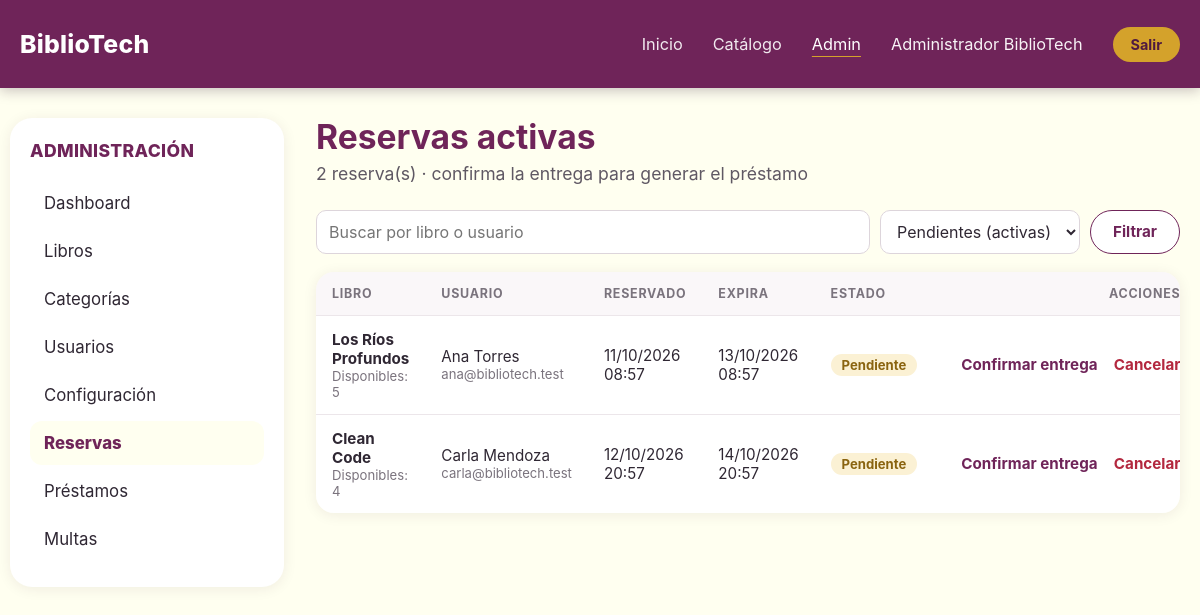
Page /admin/reservas (signed in) on the committed database.
### tables this page shows
CREATE TABLE IF NOT EXISTS reservas (
    id               BIGINT UNSIGNED NOT NULL AUTO_INCREMENT,
    id_usuario       BIGINT UNSIGNED NOT NULL,
    id_libro         BIGINT UNSIGNED NOT NULL,
    fecha_reserva    DATETIME NOT NULL,
    fecha_expiracion DATETIME NOT NULL,
    estado           ENUM('pendiente','confirmada','expirada','cancelada') NOT NULL DEFAULT 'pendiente',
    created_at       TIMESTAMP NOT NULL DEFAULT CURRENT_TIMESTAMP,
    updated_at       TIMESTAMP NOT NULL DEFAULT CURRENT_TIMESTAMP ON UPDATE CURRENT_TIMESTAMP,
    PRIMARY KEY (id),
    KEY idx_reservas_usuario (id_usuario),
    KEY idx_reservas_libro (id_libro),
    CONSTRAINT fk_reservas_usuario FOREIGN KEY (id_usuario) REFERENCES usuarios (id),
    CONSTRAINT fk_reservas_libro FOREIGN KEY (id_libro) REFERENCES libros (id)
);

CREATE TABLE IF NOT EXISTS libros (
    id               BIGINT UNSIGNED NOT NULL AUTO_INCREMENT,
    titulo           VARCHAR(255) NOT NULL,
    autor            VARCHAR(180) NOT NULL,
    isbn             VARCHAR(20) NOT NULL,
    id_categoria     BIGINT UNSIGNED NOT NULL,
    editorial        VARCHAR(150) NULL,
    anio             SMALLINT UNSIGNED NULL,
    portada_url      VARCHAR(500) NULL,
    sinopsis         TEXT NULL,
    stock_total      INT UNSIGNED NOT NULL DEFAULT 1,
    stock_disponible INT UNSIGNED NOT NULL DEFAULT 1,
    created_at       TIMESTAMP NOT NULL DEFAULT CURRENT_TIMESTAMP,
    updated_at       TIMESTAMP NOT NULL DEFAULT CURRENT_TIMESTAMP ON UPDATE CURRENT_TIMESTAMP,
    PRIMARY KEY (id),
    UNIQUE KEY uq_libros_isbn (isbn),
    KEY idx_libros_categoria (id_categoria),
    CONSTRAINT fk_libros_categoria FOREIGN KEY (id_categoria) REFERENCES categorias (id)
);

CREATE TABLE IF NOT EXISTS usuarios (
    id            BIGINT UNSIGNED NOT NULL AUTO_INCREMENT,
    nombre        VARCHAR(120) NOT NULL,
    email         VARCHAR(180) NOT NULL,
    password_hash VARCHAR(255) NOT NULL,
    rol           ENUM('estudiante','bibliotecario','administrador') NOT NULL DEFAULT 'estudiante',
    estado        ENUM('activo','bloqueado') NOT NULL DEFAULT 'activo',
    created_at    TIMESTAMP NOT NULL DEFAULT CURRENT_TIMESTAMP,
    updated_at    TIMESTAMP NOT NULL DEFAULT CURRENT_TIMESTAMP ON UPDATE CURRENT_TIMESTAMP,
    PRIMARY KEY (id),
    UNIQUE KEY uq_usuarios_email (email)
);

### app/Controllers/Admin/BaseController.php (called while the page is built, shortened)
<?php
abstract class BaseController
{
    protected array $usuario;
    public function __construct()
    {
        $this->usuario = Auth::requireRole(['administrador']);
    }
    protected function render(string $vista, string $seccion, string $titulo, array $data = []): void
    {
        View::render($vista, $data + [
            'seccion' => $seccion,
            'titulo' => $titulo,
            'usuario' => $this->usuario,
            'csrf' => Csrf::token(),
            'mensajes' => Flash::pull(),
        ]);
    }
    protected function idDe(array $origen, string $clave = 'id'): int
    {
        $valor = $origen[$clave] ?? 0;
        return is_scalar($valor) ? max(0, (int) $valor) : 0;
    }
    protected function texto(string $clave, ?array $origen = null): string
    {
        $origen ??= $_POST;
        $valor = $origen[$clave] ?? '';
        return is_string($valor) ? trim($valor) : '';
    }
    protected function busqueda(): string
    {
        return mb_substr($this->texto('q', $_GET), 0, 100);
    }
    protected function pagina(): int
    {
        return max(1, $this->idDe($_GET, 'page'));
    }
}

### app/Controllers/Admin/ReservaController.php (called while the page is built, shortened)
<?php
final class ReservaController extends BaseController
{
    public function index(): void
    {
        $reservas = new Reserva();
        $q = $this->busqueda();
        $estado = isset($_GET['estado']) ? $this->texto('estado', $_GET) : 'pendiente';
        $pag = new Paginator($reservas->contar($estado, $q), self::POR_PAGINA, $this->pagina());
        $this->render('admin/reservas/index', 'reservas', 'Reservas', [
            'filas' => $reservas->listar($estado, $q, $pag->perPage, $pag->offset),
            'pag' => $pag,
            'q' => $q,
            'estado' => $estado,
            'estados' => Reserva::ESTADOS,
        ]);
    }
}

### app/Routes/admin.php (called while the page is built, shortened)
<?php
$router->get('/admin', static fn () => (new DashboardController())->index());
$router->get('/admin/configuracion', static fn () => (new ConfiguracionController())->index());
$router->post('/admin/configuracion/guardar', static fn () => (new ConfiguracionController())->guardar());
$router->get('/admin/libros', static fn () => (new LibroController())->index());
$router->get('/admin/libros/crear', static fn () => (new LibroController())->crear());
$router->get('/admin/libros/editar', static fn () => (new LibroController())->editar());
$router->post('/admin/libros/guardar', static fn () => (new LibroController())->guardar());
$router->post('/admin/libros/eliminar', static fn () => (new LibroController())->eliminar());
$router->get('/admin/categorias', static fn () => (new CategoriaController())->index());
$router->get('/admin/categorias/crear', static fn () => (new CategoriaController())->crear());
$router->get('/admin/categorias/editar', static fn () => (new CategoriaController())->editar());
$router->post('/admin/categorias/guardar', static fn () => (new CategoriaController())->guardar());
$router->post('/admin/categorias/eliminar', static fn () => (new CategoriaController())->eliminar());
$router->get('/admin/usuarios', static fn () => (new UsuarioController())->index());
$router->get('/admin/usuarios/crear', static fn () => (new UsuarioController())->crear());
$router->get('/admin/usuarios/editar', static fn () => (new UsuarioController())->editar());
$router->post('/admin/usuarios/guardar', static fn () => (new UsuarioController())->guardar());
$router->post('/admin/usuarios/eliminar', static fn () => (new UsuarioController())->eliminar());
$router->get('/admin/prestamos', static fn () => (new PrestamoController())->index());
$router->get('/admin/prestamos/crear', static fn () => (new PrestamoController())->crear());
$router->post('/admin/prestamos/guardar', static fn () => (new PrestamoController())->guardar());
$router->post('/admin/prestamos/devolver', static fn () => (new PrestamoController())->devolver());
$router->get('/admin/reservas', static fn () => (new ReservaController())->index());

### app/Core/Router.php (called while the page is built, shortened)
<?php
final class Router
{
    private array $routes = [];
    public function dispatch(string $method, string $requestUri): void
    {
        $path = parse_url($requestUri, PHP_URL_PATH);
        $path = '/' . trim($path, '/');
        $handler = $this->routes[strtoupper($method)][$path] ?? null;
        $handler();
    }
    private function add(string $method, string $path, callable $handler): void
    {
        $normalizedPath = '/' . trim($path, '/');
        $this->routes[$method][$normalizedPath] = $handler;
    }
}

### index.php (called while the page is built, shortened)
<?php
spl_autoload_register(static function (string $class): void {
    $prefix = 'App\\';
    $relativeClass = substr($class, strlen($prefix));
    $file = __DIR__ . '/app/' . str_replace('\\', '/', $relativeClass) . '.php';
});
$auth = new AuthController();
$dashboard = new DashboardController();
$catalogo = new CatalogoController();
$reservas = new ReservaController();
$multas = new MultaController();
$router = new Router();
$router->get('/', [$auth, 'index']);
$router->get('/login', [$auth, 'showLogin']);
$router->post('/login', [$auth, 'login']);
$router->get('/register', [$auth, 'showRegister']);
$router->post('/register', [$auth, 'register']);
$router->post('/logout', [$auth, 'logout']);
$router->get('/home', [$dashboard, 'showHome']);
$router->get('/catalogo', [$catalogo, 'index']);
$router->get('/catalogo/show', [$catalogo, 'show']);
$router->get('/mis-reservas', [$reservas, 'index']);
$router->post('/reservas/crear', [$reservas, 'crear']);
$router->post('/reservas/cancelar', [$reservas, 'cancelar']);
$router->get('/mis-multas', [$multas, 'index']);
$router->post('/mis-multas/pagar', [$multas, 'pagar']);
require __DIR__ . '/app/Routes/admin.php';
try {
    $router->dispatch($_SERVER['REQUEST_METHOD'] ?? 'GET', $_SERVER['REQUEST_URI'] ?? '/');
} catch (Throwable $exception) {
    error_log((string) $exception);
    http_response_code(500);
    echo 'Ocurrió un error interno. Inténtalo de nuevo más tarde.';
}

### app/Core/Database.php (called while the page is built, shortened)
<?php
final class Database
{
    private static ?PDO $connection = null;
    public static function connection(): PDO
    {
        if (self::$connection === null) {
            $host = getenv('DB_HOST') ?: '127.0.0.1';
            $database = getenv('DB_NAME') ?: 'bdbibliotech';
            $username = getenv('DB_USER') ?: 'root';
            $password = getenv('DB_PASSWORD') ?: '';
            $dsn = sprintf('mysql:host=%s;dbname=%s;charset=utf8mb4', $host, $database);
            self::$connection = new PDO($dsn, $username, $password, [
                PDO::ATTR_ERRMODE => PDO::ERRMODE_EXCEPTION,
                PDO::ATTR_DEFAULT_FETCH_MODE => PDO::FETCH_ASSOC,
                PDO::ATTR_EMULATE_PREPARES => false,
            ]);
        }
        return self::$connection;
    }
}

### app/Models/Reserva.php (called while the page is built, shortened)
<?php
final class Reserva
{
    private PDO $db;
    public function __construct(?PDO $db = null)
    {
        $this->db = $db ?? Database::connection();
    }
    private function filtro(string $estado, string $busqueda): array
    {
        $like = '%' . $busqueda . '%';
        $where = '(l.titulo LIKE :titulo OR u.nombre LIKE :nombre OR u.email LIKE :email)';
        $params = ['titulo' => $like, 'nombre' => $like, 'email' => $like];
        if (in_array($estado, self::ESTADOS, true)) {
            $where .= ' AND r.estado = :estado';
            $params['estado'] = $estado;
        }
        return [$where, $params];
    }
    public function contar(string $estado, string $busqueda): int
    {
        [$where, $params] = $this->filtro($estado, $busqueda);
        $statement = $this->db->prepare(
            "SELECT COUNT(*)
             FROM reservas r
             INNER JOIN libros l ON l.id = r.id_libro
             INNER JOIN usuarios u ON u.id = r.id_usuario
             WHERE $where"
        );
        $statement->execute($params);
        return (int) $statement->fetchColumn();
    }
    public function listar(string $estado, string $busqueda, int $limite, int $offset): array
    {
        [$where, $params] = $this->filtro($estado, $busqueda);
        $statement = $this->db->prepare(
            "SELECT r.id, r.fecha_reserva, r.fecha_expiracion, r.estado,
                    l.titulo AS libro, l.stock_disponible,
                    u.nombre AS usuario, u.email
             FROM reservas r
             INNER JOIN libros l ON l.id = r.id_libro
             INNER JOIN usuarios u ON u.id = r.id_usuario
             WHERE $where
             ORDER BY (r.estado = 'pendiente') DESC, r.fecha_expiracion ASC, r.id DESC
             LIMIT :limite OFFSET :desplazamiento"
        );
        $statement->bindValue(':titulo', '%' . $busqueda . '%');
        $statement->bindValue(':nombre', '%' . $busqueda . '%');
        $statement->bindValue(':email', '%' . $busqueda . '%');
        if (in_array($estado, self::ESTADOS, true)) {
            $statement->bindValue(':estado', $estado);
        }
        $statement->bindValue(':limite', max(1, $limite), PDO::PARAM_INT);
        $statement->bindValue(':desplazamiento', max(0, $offset), PDO::PARAM_INT);
        $statement->execute();
        return $statement->fetchAll();
    }
}

### app/Core/Paginator.php (called while the page is built, shortened)
<?php
final class Paginator
{
    public function __construct(public readonly int $total, public readonly int $perPage = 10, mixed $requestedPage = 1)
    {
        $this->pages = max(1, (int) ceil($total / $perPage));
        $this->page = min(max(1, (int) $requestedPage), $this->pages);
    }
}

### app/Core/Url.php (called while the page is built, shortened)
<?php
final class Url
{
    private static string $basePath = '';
    public static function setBasePath(string $basePath): void
    {
        self::$basePath = rtrim($basePath, '/');
    }
    public static function to(string $path): string
    {
        return self::$basePath . '/' . ltrim($path, '/');
    }
}

### app/Views/admin/reservas/index.php (the view, shortened to what this page needs)
<div class="adm-head">
    <div>
        <h1 class="adm-title"><?= $estado === 'pendiente' ? 'Reservas activas' : 'Reservas' ?></h1>
        <p class="adm-subtitle"><?= $pag->total ?> reserva(s) · confirma la entrega para generar el préstamo</p>
    </div>
</div>
<form class="adm-search" method="get" action="<?= View::url('/admin/reservas') ?>">
    <input type="search" name="q" value="<?= View::e($q) ?>" placeholder="Buscar por libro o usuario" maxlength="100" aria-label="Buscar reservas">
    <select name="estado" aria-label="Filtrar por estado">
        <?php foreach ($estados as $e): ?>
            <option value="<?= View::e($e) ?>"<?= $e === $estado ? ' selected' : '' ?>><?= View::e($e === 'pendiente' ? 'Pendientes (activas)' : ucfirst($e)) ?></option>
        <?php endforeach; ?>
    </select>
    <button class="adm-btn adm-btn-ghost" type="submit">Filtrar</button>
</form>
<div class="adm-table-wrap">
    <table class="adm-table">
        <thead>
        <tr><th>Libro</th><th>Usuario</th><th>Reservado</th><th>Expira</th><th>Estado</th><th class="right">Acciones</th></tr>
        </thead>
        <tbody>
        <?php foreach ($filas as $f): ?>
            <tr>
                <td><strong><?= View::e($f['libro']) ?></strong><small class="adm-sub">Disponibles: <?= (int) $f['stock_disponible'] ?></small></td>
                <td><?= View::e($f['usuario']) ?><small class="adm-sub"><?= View::e($f['email']) ?></small></td>
                <td><?= View::fecha($f['fecha_reserva'], true) ?></td>
                <td><?= View::fecha($f['fecha_expiracion'], true) ?></td>
                <td><?= View::badge((string) $f['estado']) ?></td>
                <td class="right actions">
                    <?php if ($f['estado'] === 'pendiente'): ?>
                        <form method="post" action="<?= View::url('/admin/reservas/confirmar') ?>" data-confirm="¿Confirmar la entrega de «<?= View::e($f['libro']) ?>» a <?= View::e($f['usuario']) ?>?">
                            <button class="adm-link" type="submit">Confirmar entrega</button>
                        </form>
                        <form method="post" action="<?= View::url('/admin/reservas/cancelar') ?>" data-confirm="¿Cancelar esta reserva?">
                            <button class="adm-link adm-danger" type="submit">Cancelar</button>
                        </form>
                    <?php else: ?>
                        <span class="adm-muted">—</span>
                    <?php endif; ?>
                </td>
            </tr>
        <?php endforeach; ?>
        </tbody>
    </table>
</div>

### app/Core/View.php (shortened to what this page needs)
<?php
final class View
{
    public static function e(mixed $value): string
    {
        return htmlspecialchars((string) $value, ENT_QUOTES | ENT_SUBSTITUTE, 'UTF-8');
    }
    public static function url(string $path): string
    {
        return self::e(Url::to($path));
    }
    public static function render(string $view, array $data = [], string $layout = 'admin/layout'): void
    {
        $viewsPath = dirname(__DIR__) . '/Views/';
        extract($data, EXTR_SKIP);
        require $viewsPath . $view . '.php';
    }
    public static function fecha(?string $value, bool $conHora = false): string
    {
        $time = strtotime($value);
        return $time === false ? '—' : date($conHora ? 'd/m/Y H:i' : 'd/m/Y', $time);
    }
    public static function badge(string $valor, ?string $texto = null): string
    {
        $clase = match ($valor) {
            'activo', 'pagada', 'confirmada', 'devuelto', 'estudiante' => 'ok',
            'pendiente', 'bibliotecario' => 'warn',
            'vencido', 'bloqueado', 'expirada' => 'bad',
            'administrador' => 'brand',
            default => 'muted',
        };
        return '<span class="adm-badge adm-badge-' . $clase . '">' . self::e($texto ?? ucfirst($valor)) . '</span>';
    }
}

### rows in the picture
reservas: id_libro.titulo "Los Ríos Profundos", id_libro.stock_disponible "5", id_usuario.nombre "Ana Torres", id_usuario.email "ana@bibliotech.test", fecha_reserva "11/10/2026 08:57", fecha_expiracion "13/10/2026 08:57", estado "Pendiente"
reservas: id_libro.titulo "Clean Code", id_libro.stock_disponible "4", id_usuario.nombre "Carla Mendoza", id_usuario.email "carla@bibliotech.test", fecha_reserva "12/10/2026 20:57", fecha_expiracion "14/10/2026 20:57", estado "Pendiente"

### other values in the picture
View::e($usuario['nombre'] ?? '') "Administrador BiblioTech"
View::e($etiqueta) "Dashboard"
View::e($etiqueta) "Libros"
View::e($etiqueta) "Categorías"
View::e($etiqueta) "Usuarios"
View::e($etiqueta) "Configuración"
View::e($etiqueta) "Reservas"
View::e($etiqueta) "Préstamos"
View::e($etiqueta) "Multas"
$pag->total "2"
form field estado "Pendientes (activas)"
